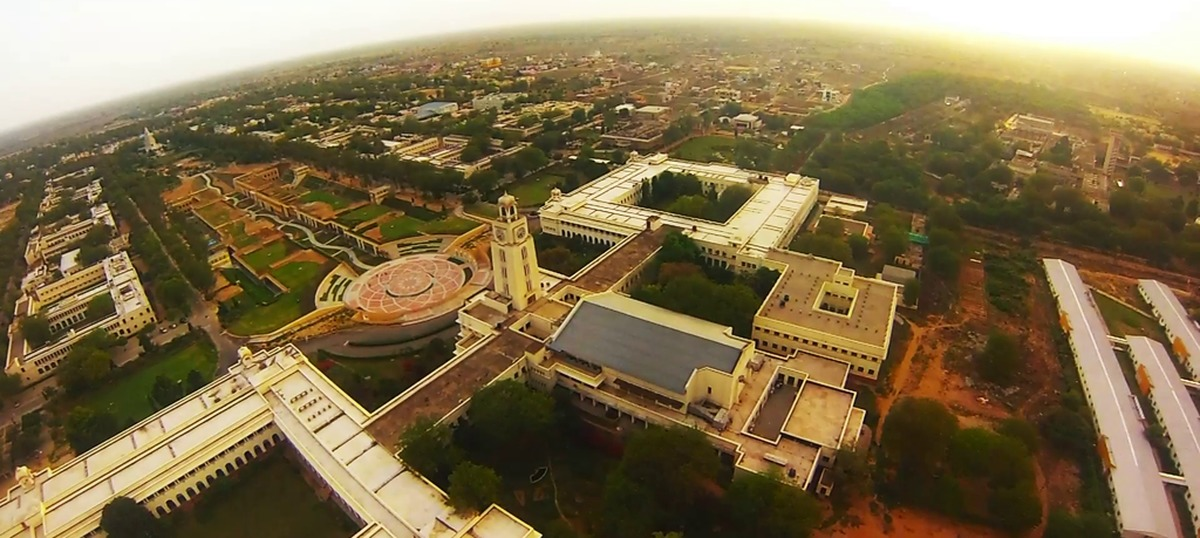
#> input picture Python/Operations on Data/03 Images/bits_av.png, 1200 x 538 px, found by its file name
$ jupyter execute --allow-errors '01 Image Processing.ipynb'   (shell and % lines are left out)
#> lines starting #> are read from the running program, lines starting #| are printed output that depends on the picture
# Images processing using imageio & pillow
* imageio
    * written in pure Python.
    * works on Python 3.5+ & Pypy.
    * used heavily to read/write images
    * depends on Numpy and Pillow.
    * Additional libraries/executables can be downloaded/installed by imageio.
* pillow (PIL" Python Image Library)
    * used for reading/writing images, but prefer imageio for these operations
    * use for image archival, image display & image processing

[cell 1]
# install the imageio library

[cell 2]
# install pillow

[cell 3]
import imageio as iio
bits = iio.imread("C:/Users/user/Documents/GitHub/AI-ML-Algorithms-for-Business-Applications/Operations on Data/03 Images/bits_av.png")
#> bits is the input picture: shape (538, 1200, 3); mean R, G, B 128.9, 110.8, 75.6

[cell 4]
# Get number of dimensions of bits
print("Dimensions of BITS image : ", bits.ndim)
#| Dimensions of BITS image :  3
# get the shape of bits
print("Shape of BITS image : ", bits.shape)
#| Shape of BITS image :  (538, 1200, 3)
# get image size
print("Size of BITS image : ", bits.size)
#| Size of BITS image :  1936800

#> (a cell that did not finish here is left out)

#> (a cell that did not finish here is left out)

#> (a cell that did not finish here is left out)

## Perform same operations using Pillow library

[cell 8]
# load pillow library
from PIL import Image

[cell 9]
bits_pillow = Image.open("C:/Users/user/Documents/GitHub/AI-ML-Algorithms-for-Business-Applications/Operations on Data/03 Images/bits_av.png")

[cell 10]
# get image size
print("Size of BITS image : ", bits_pillow.size)
#| Size of BITS image :  (1200, 538)
#get image format
print("Format of BITS image : ", bits_pillow.format)
#| Format of BITS image :  PNG

# get image mode
print("Mode of BITS image : ", bits_pillow.mode)
#| Mode of BITS image :  RGB

[cell 11]
# To view the loaded image class, use show()
bits_pillow.show()

[cell 12]
# Crop image
# the (0,0) position starts at upper left
# you need four points on a 2-D plane to crop an image
# to crop an image starting at starting at 100 width, 100 length & ending at 400 width & 400 length positions
box = (100, 100, 400, 400)
# use crop() in pillow library
bits_region = bits_pillow.crop(box)
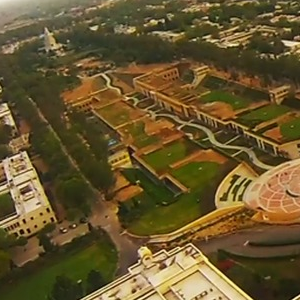
#> bits_region: PIL image 300x300 RGB; mean R, G, B 103.4, 85.5, 46
# display the cropped image
bits_region.show()

[cell 13]
# rotate the image by 90 degrees
bits_transpose = bits_pillow.transpose(Image.ROTATE_90)
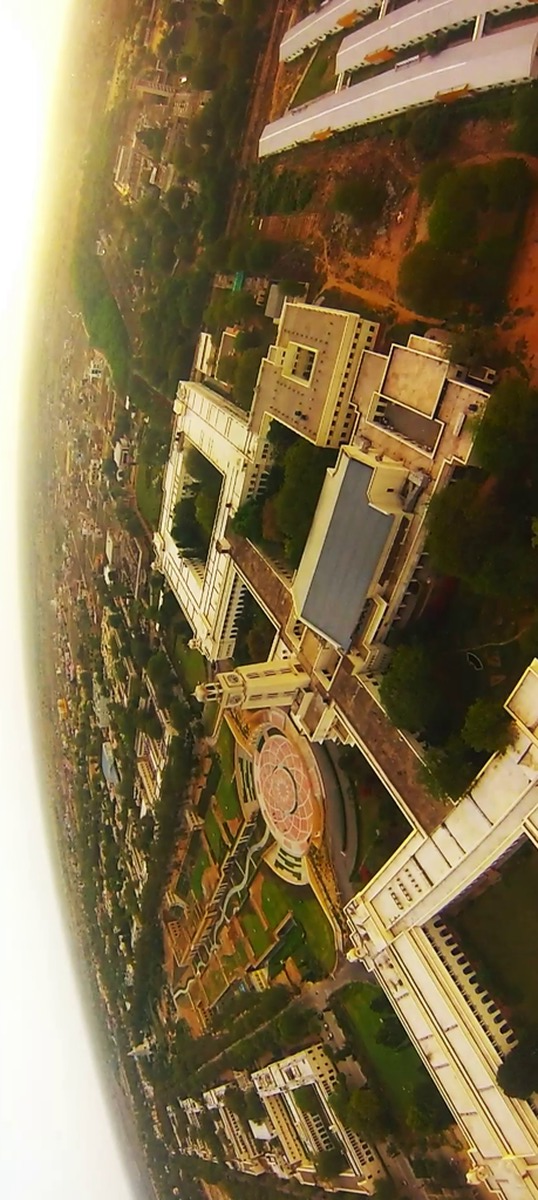
#> bits_transpose: PIL image 538x1200 RGB; mean R, G, B 128.9, 110.8, 75.6
bits_transpose.show()

[cell 14]
# rotate the image by 180 degrees
bits_transpose = bits_pillow.transpose(Image.ROTATE_180)
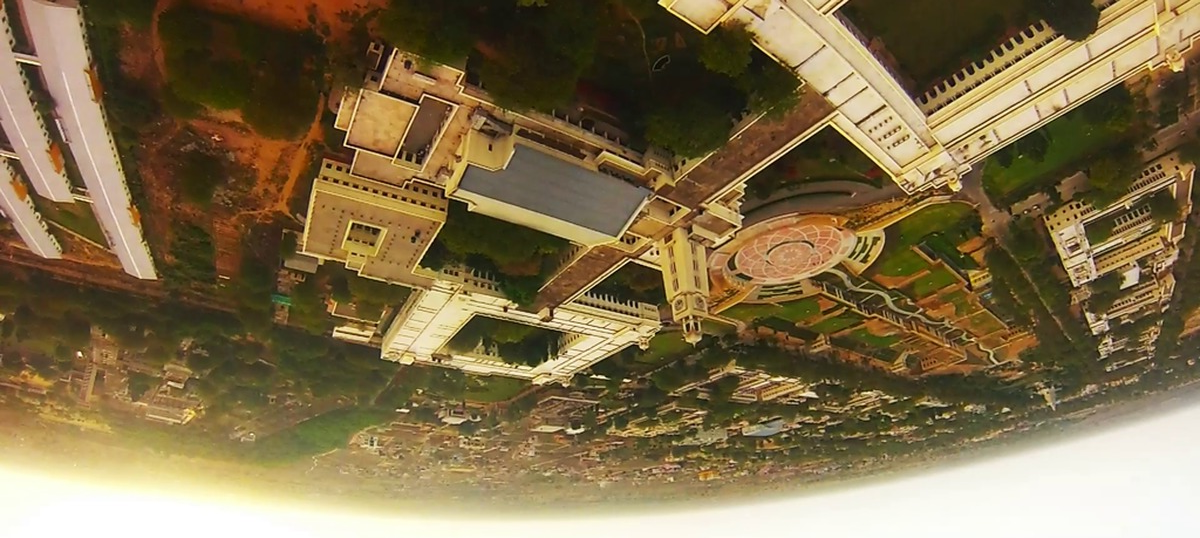
#> bits_transpose: PIL image 1200x538 RGB; mean R, G, B 128.9, 110.8, 75.6
bits_transpose.show()

# Geometrical Transformation of images
* In PIL Image.Image class has two  methods to resize & rotate an image.
* resize() method  takes input image in a tuple format & results in the new size
* rotate() transforms the image througn the angle in degrees counter-clockwise direction

[cell 15]
# Resize illustration
bits_pillow.resize((128, 128)).show()

[cell 16]
# rotate illustration
bits_pillow.rotate(45).show()
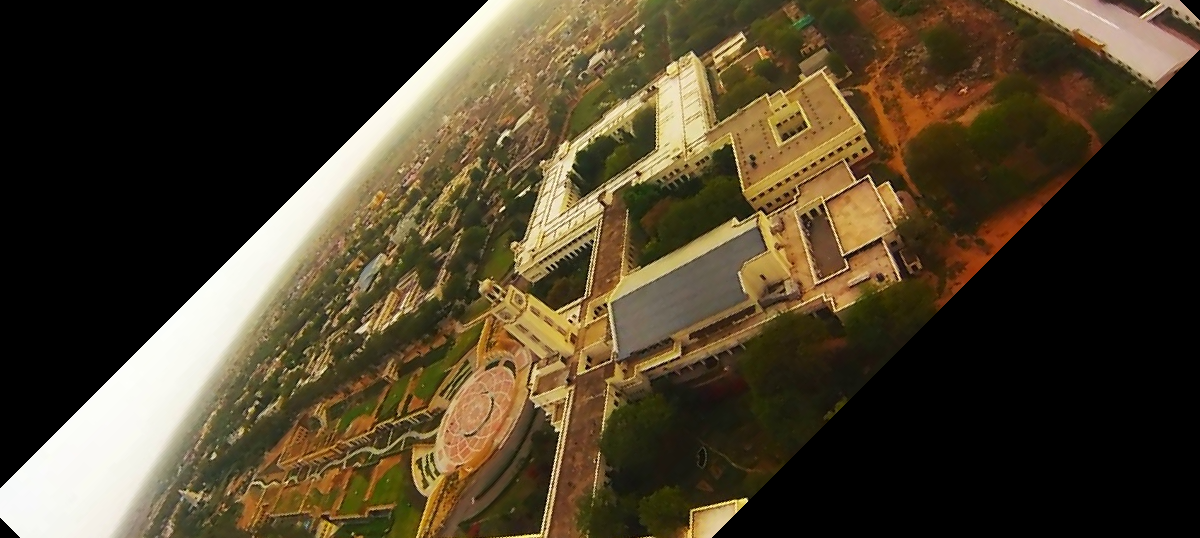
#> shown: PIL image 1200x538 RGB; mean R, G, B 75.9, 64.2, 42.7

## Color transformation
* The Python Imaging Library enables conversion of images between different pixel representations.
* convert() method is used to achieve color transformation.
* L,R,G & B transformations are possible
* L for luminence (usually grey scale), P for palettised

[cell 17]
bits_pillow.convert('L').show()
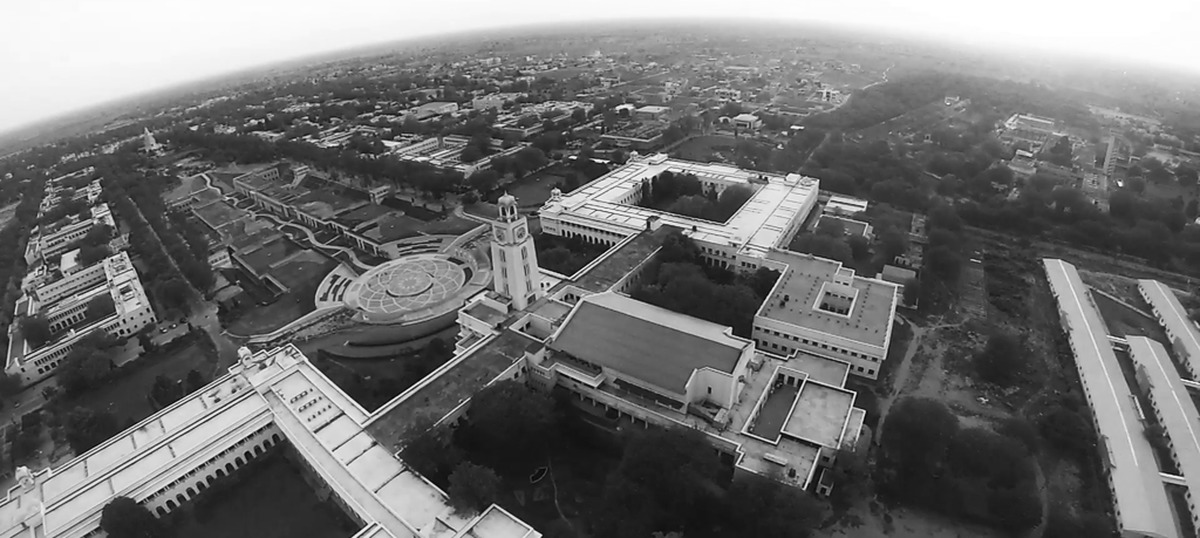
#> shown: PIL image 1200x538 L; min 2, max 255, mean 112.2

[cell 18]
bits_pillow.convert('RGB').show()

[cell 19]
bits_pillow.convert('P').show()

## Image Enhancement
* filters:
    * uses filter() that internally uses ImageFilter module
    * ImageFilter module has a number of pre-defined enhancement filters
    * other filters: BLUR, CONTOUR, DETAIL, EDGE_ENHANCE, EDGE_ENHANCE_MORE
       EMBOSS, FIND_EDGES, SHARPEN, SMOOTH, SMOOTH_MORE

* point operations
    * The point() method transforms each pixel based on input arguments passed to a function

[cell 20]
# filters
from PIL import ImageFilter
bits_pillow.filter(ImageFilter.DETAIL).show()

[cell 21]
# filter blur
bits_pillow.filter(ImageFilter.BLUR).show()

[cell 22]
# filter emboss
bits_pillow.filter(ImageFilter.EMBOSS).show()
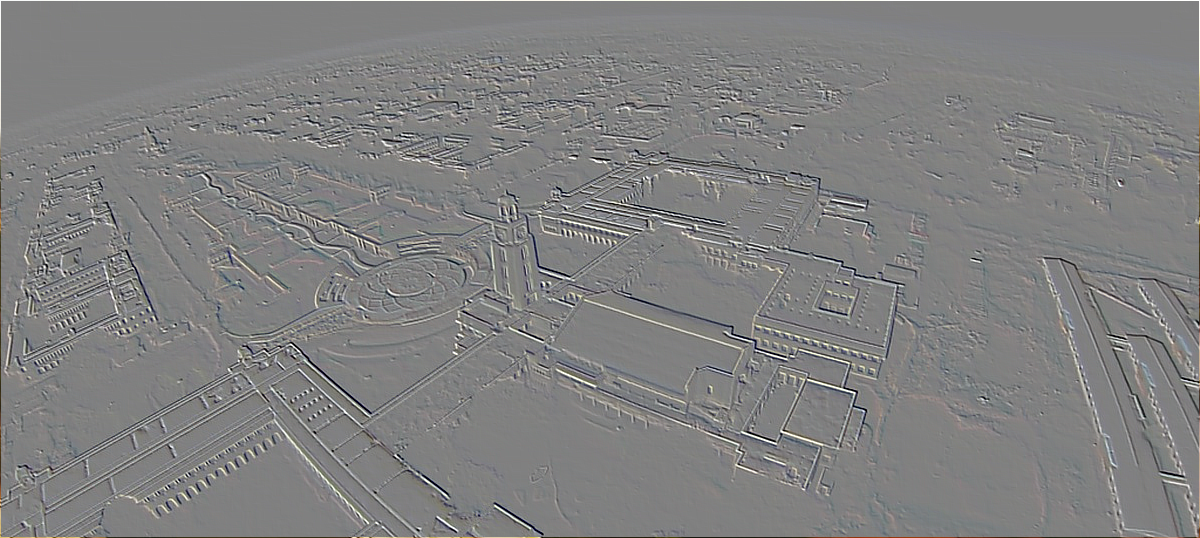
#> shown: PIL image 1200x538 RGB; mean R, G, B 128.5, 128.5, 128.4

[cell 23]
# point operators
bits_pillow.point(lambda i: i * 0.5).show()
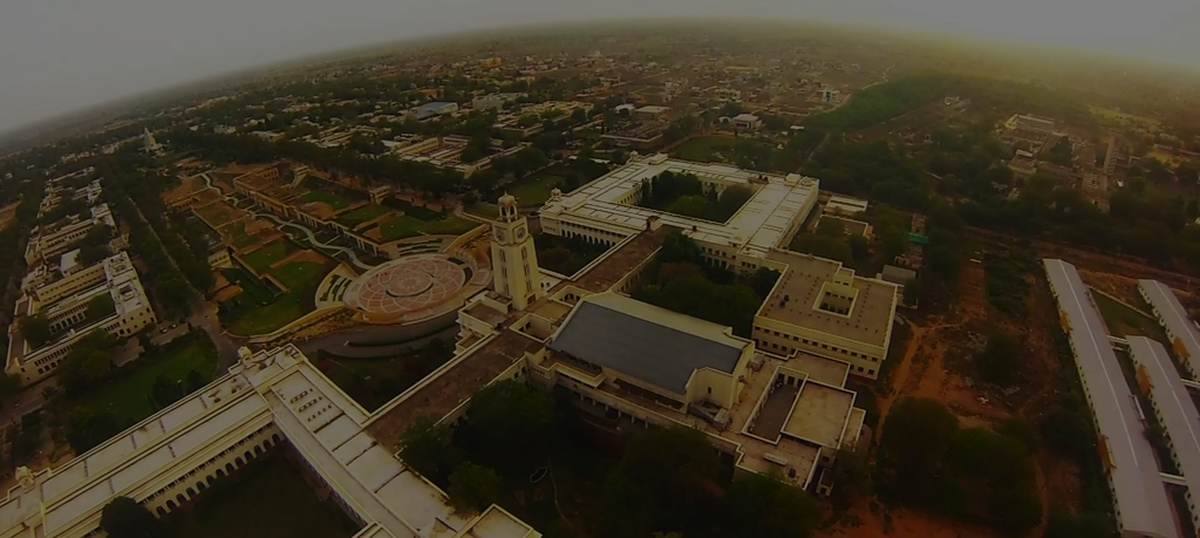
#> shown: PIL image 1200x538 RGB; mean R, G, B 64.5, 55.4, 37.8
